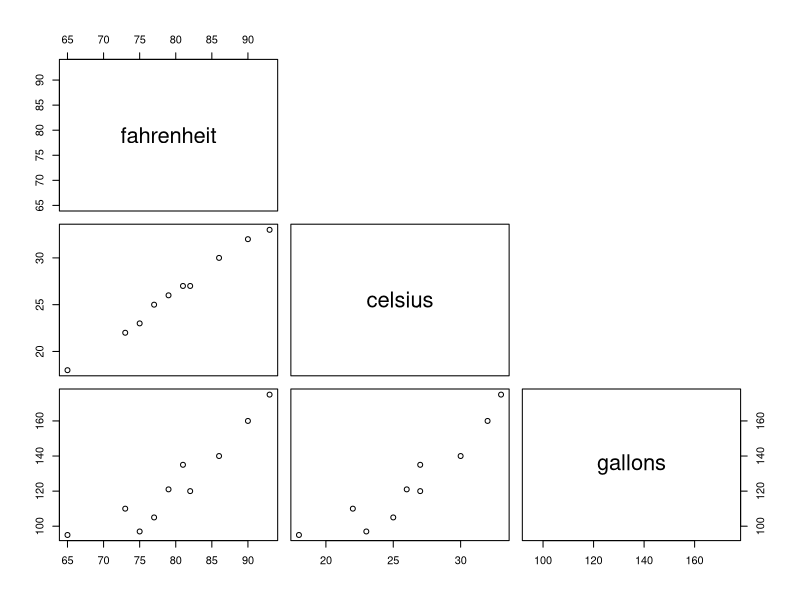

Recreate this plot in R.
## ---- chunk 1
options("scipen"=100)
## ---- chunk 2
ex<-T
## ---- chunk 3
fahrenheit <- c(73,65,81,90,75,77,82,93,86,79)
celsius <- c(22,18,27,32,23,25,27,33,30,26)
gallons <- c(110,95,135,160,97,105,120,175,140,121)
## ---- chunk 4
df <- data.frame(fahrenheit, celsius, gallons)
df
## ---- chunk 5
cor(df)
## ---- chunk 6
plot(df, upper.panel=NULL)
## ---- chunk 7
# Original
# model<- lm(CODE, data=df)
# summary(model)

model <- lm(gallons~fahrenheit+celsius, data=df)
summary(model)
## ---- chunk 8
# Original:
# modelFahrenheit<- lm(CODE, data=df)
# summary(modelFahrenheit)

modelFahrenheit = lm(gallons~fahrenheit, data=df)
summary(modelFahrenheit)
## ---- chunk 9
# Original:
# modelCelsius = lm(CODE, data=df)
# summary(modelCelsius)

modelCelsius = lm(gallons~celsius, data=df)
summary(modelCelsius)
